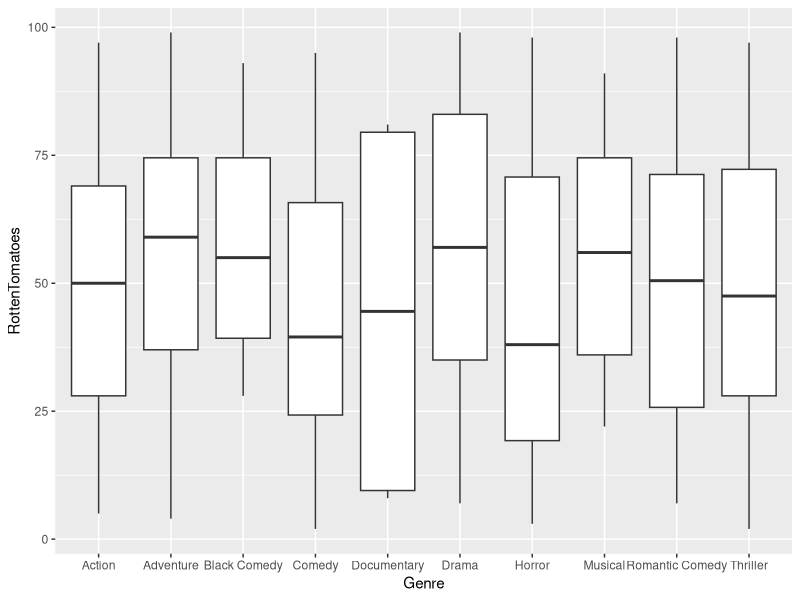
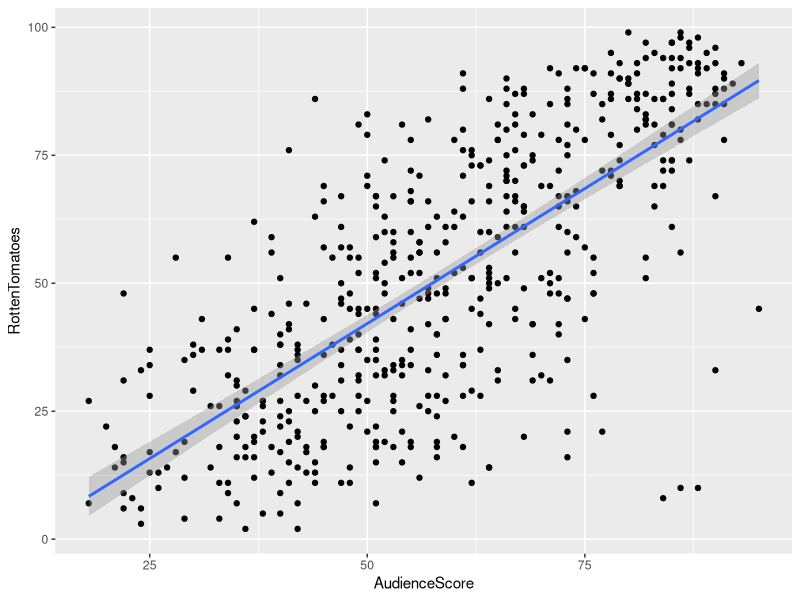
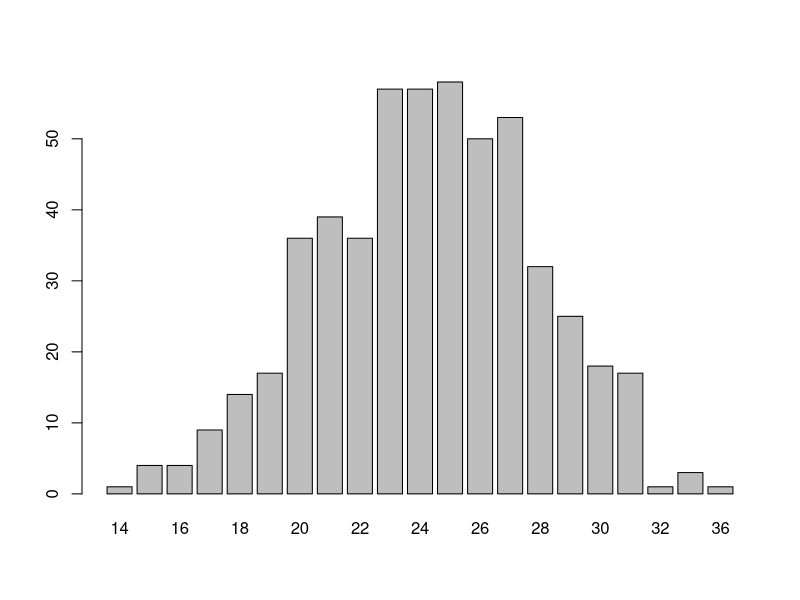
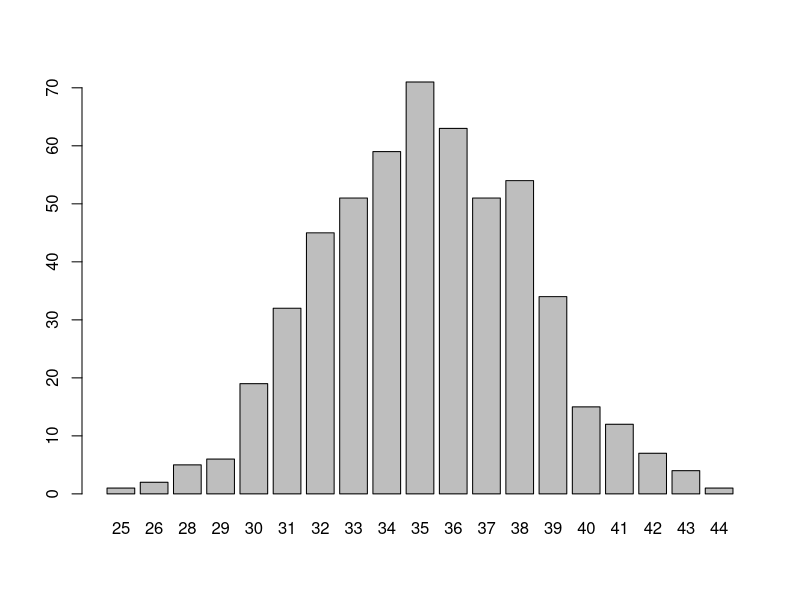
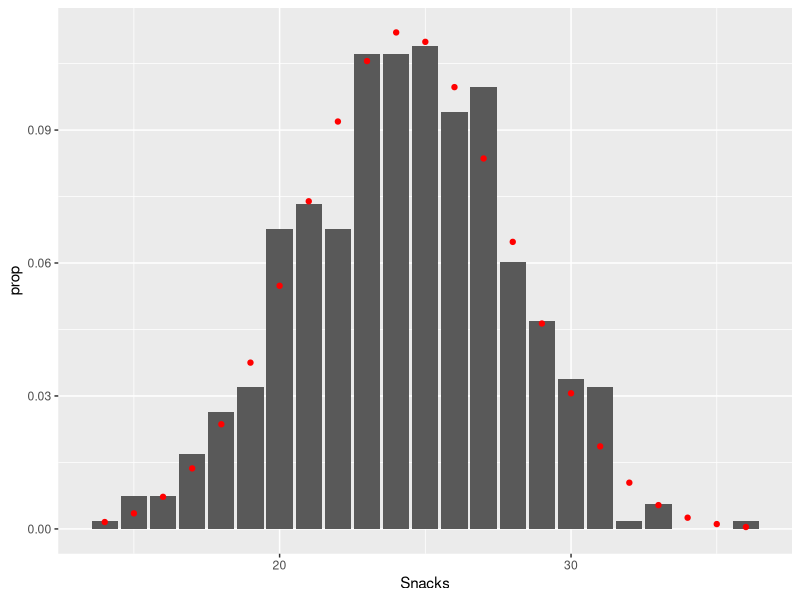

Source code (R) for these figures, in order:
setwd("~/Documents/uoepsy/dapr1/internal_data/sem1")
library(tidyverse)
set.seed(123456)

df = read_csv("HollywoodMovies.csv")

glimpse(df)

df = df %>% 
    filter(!str_detect(LeadStudio, "Weinstein"))

glimpse(df)


# 1-5
# read data, NA

df$LeadStudio %>% table() %>% sort()
df$Genre %>% table() %>% sort()

# top 5 studios
df.2 = df %>%
    filter(LeadStudio %in% c("Warner Bros.", "Universal Pictures", "Lionsgate",
                             "Twentieth Century Fox", "Paramount Pictures"))

# top 10 genres
df.2 = df.2 %>%
    filter(!(Genre %in% c("Concert", "Western")))

with(df.2, table(Genre, LeadStudio)) %>% prop.table(margin = 2) %>% 
    addmargins() %>% round(2)

glimpse(df.2)

df.2 %>%
    ggplot(aes(Genre, RottenTomatoes)) +
    geom_boxplot()

# corr week
df.2 %>%
    ggplot(aes(AudienceScore, RottenTomatoes)) +
    geom_point() +
    geom_smooth(method = 'lm')

# normal data
N = nrow(df.2)
for (i in 1:50) {
    df.2[, sprintf('IQ%0d', i)] = rnorm(N, 100, 15)
}

df.2 %>%
    pivot_longer(IQ1:IQ50, names_to = 'Viewer', values_to = 'ViewersIQ')


# binomial data
df.2$Snacks = rbinom(N, 50, 0.49)
df.2$PrivateTransport = rbinom(N, 50, 0.7)

barplot(table(df.2$Snacks))
barplot(table(df.2$PrivateTransport))



# E(X) = n * p
# SD(X) = sqrt(n * p * (1-p))
p = mean(df.2$Snacks) / 50
sd.x = sqrt(50 * p * (1-p))
grid.x = seq(min(df.2$Snacks), max(df.2$Snacks), 1)
grid.y = dbinom(grid.x, 50, p)
# library(fitdistrplus)
# fitdist(df.2$Snacks, "binom", start = list(prob = 0.5), fix.arg = list(size = N))

# barplot(table(df.2$Snacks), density = TRUE)
# points(grid.x, grid.y, col = 'red')

ggplot() +
    geom_bar(data = df.2, aes(x = Snacks, y = ..prop..)) +
    geom_point(data = tibble(grid.x, grid.y), aes(grid.x, grid.y), color = 'red')


write_csv(df.2, file = "hollywood_movies_subset.csv")
